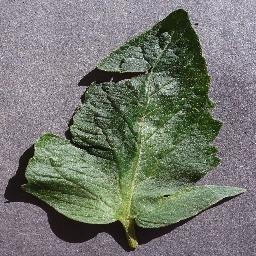
#> input picture estracao-informacao-imagens/img/37Saida/Imagem1.jpg, 256 x 256 px, given as the content of the folder img/37, which was not available
$ python arquivos-csv-histograma.py
#> lines starting #> are read from the running program, lines starting #| are printed output that depends on the picture; after the words box and inside, x2 and y2 are one past the last pixel; in counts of white or black regions, pixels touching at a corner belong together; pictures that were not available may be replaced by others from this repository, and a replacement may not be noted
### estracao-informacao-imagens/LeituraFormatacaoGravacaoDasImagens.py
import cv2
from glob import glob

class trabalhandoAsImagens:
    def __init__(self):
        pass
    def lendoImagensDaPasta(self, pasta):
        arquivos = sorted(glob(str(pasta)+'/*.jpg'))
        arquivos = arquivos + sorted(glob(str(pasta)+'/*.png'))
        arquivos = arquivos + sorted(glob(str(pasta)+'/*.jpeg'))
        return arquivos

    # [22 lines left out: functions redimencionaImagens, salvaImagens, mostraImagens, not called in this run]

### estracao-informacao-imagens/arquivos-csv-histograma.py
import csv
import cv2
import numpy as np
from matplotlib import pyplot as plt
import LeituraFormatacaoGravacaoDasImagens as Lfgi


f = open('dados_histograma.csv', 'w', newline='', encoding='utf-8')
w = csv.writer(f)
'''for i in range(5):
  w.writerow([i, i*2, i*3, "oi"])
w.close()'''

#----------------------------------
a = Lfgi.trabalhandoAsImagens()
listaImagens = a.lendoImagensDaPasta("img/37/")
nomeImagem = "Imagem"

for indice in range(len(listaImagens)):
  print(str(listaImagens[indice]))

  #--------------start here
  caminho = str(listaImagens[indice])

  img2 = cv2.imread(str(caminho))
#> img2 is the input picture: shape (256, 256, 3); mean B, G, R 111.8, 119.1, 116.2
  img = cv2.cvtColor(img2, cv2.COLOR_BGR2GRAY)
  hist = cv2.calcHist([img], [0], None, [256], [0, 256])
#> hist = 256 values, max 688 at index 133, min 0 at index 236, mean 256
  '''arrayHist = hist
  dados = []
  maior = 0
  menor = 0
  cont = 0
  w.writerow(["Oorrencia:","Valor"])
  for indexi in range(len(hist)):
    cont=0
    for indexj in range(len(arrayHist)):
      if hist[indexi] == arrayHist[indexj]:
       cont+=1
    w.writerow([cont, indexi])'''
  cv2.imwrite("img/37Saida/"+nomeImagem+str(indice)+"-preto-e-branco.jpg",img)
  plt.savefig("img/37Saida/"+nomeImagem+str(indice)+"-preto-e-branco-Histograma.jpg")
  plt.close()


  img2 = cv2.imread(str(caminho), cv2.IMREAD_COLOR)
  color = ('b', 'g', 'r')
  for i, col in enumerate(color):
    histr = cv2.calcHist([img2], [i], None, [256], [0, 256])
    plt.plot(histr, color=col)
    plt.xlim(0, 256)

  cv2.imwrite("img/37Saida/" + nomeImagem + str(indice)+".jpg", img2)
  plt.savefig("img/37Saida/" + nomeImagem + str(indice) + "-colorida-Histograma.jpg")
#> figure, not shown here; curve peaks at x = 133, y = 604; curve peaks at x = 129, y = 659; curve peaks at x = 124, y = 675
  plt.close()

  image = img2
  img_lab = cv2.cvtColor(image, cv2.COLOR_BGR2LAB)
#> img_lab: shape (256, 256, 3); mean of channels 0, 1, 2 125, 125.5, 131.9
  L = img_lab[:, :, 0]
  a = img_lab[:, :, 1]
  b = img_lab[:, :, 2]
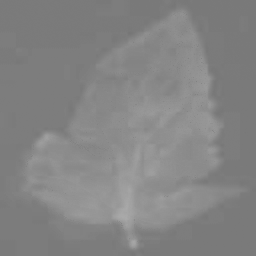
#> b: shape (256, 256); min 118, max 169, mean 131.9
  fig, ax = plt.subplots(1, 3, figsize=(15, 15))
  ax[0].imshow(L)
  ax[1].imshow(a)
  ax[2].imshow(b)

  pixel_vals = b.flatten()
  pixel_vals = np.float32(pixel_vals)
  criteria = (cv2.TERM_CRITERIA_EPS + cv2.TERM_CRITERIA_MAX_ITER, 10, 1.0)
  K = 2  # criação de clusters
  retval, labels, centers = cv2.kmeans(pixel_vals, K, None, criteria, 10, cv2.KMEANS_RANDOM_CENTERS)
#> retval = 1220165.5; centers = [124.2, 142.7]

  centers = np.uint8(centers)
#> centers = [124, 142]
  segmented_data = centers[labels.flatten()]
  segmented_image = segmented_data.reshape((b.shape))
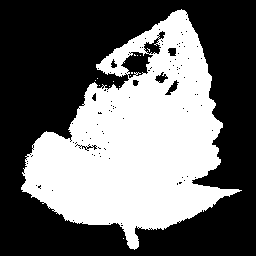
#> segmented_image: shape (256, 256); values 124 (black) and 142 (white), 41.3% white; 14 white regions (13 under 20 px), largest, box (x1, y1, x2, y2) and area: (21, 9, 242, 250) 27070
  pixel_labels = labels.reshape(img_lab.shape[0], img_lab.shape[1])
  plt.imshow(segmented_image)

  pixel_labels = np.uint8(pixel_labels)
  ret, components = cv2.connectedComponents(pixel_labels, connectivity=8)
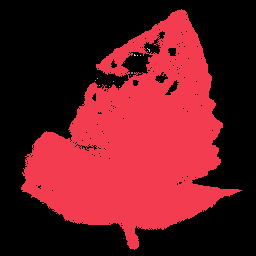
#> components: shape (256, 256) int32; 15 distinct labels, from 0 to 14; one colour per label, 0 black
#> ret = 15
  plt.imshow(components, cmap='gray')

  # ---------
  indices = []
  for i in range(1, ret):
    row, col = np.where(components == i)
    indices.append(max(len(row), len(col)))
#> this loop made 14 passes
#> (row, col) on passes 2 to 13: ([48, 49, 49, 50, 51], [147, 148, 149, 149, 149]), ([54, 55, 55], [134, 134, 135]), ([55], [137]), ([55], [140]), ([72, 72, 73, 73], [131, 132, 131, 132]), ([75], [130]), ([78], [97]), ([80], [95]), ([81], [113]), ([85], [99]), ([86], [109]), ([86], [119])
#> after the loop, indices = [27070, 5, 3, 1, 1, 4, 1, 1, 1, 1, 1, 1, 1, 1]
  component = np.argmax(np.array(indices))
#> component = 0
  main_component = component + 1
#> main_component = 1

  mask = np.where(components == main_component, 1, 0)
#> mask: shape (256, 256) int64; values 0 (black) and 1 (white), 41.3% white; 1 white region, box (x1, y1, x2, y2) and area: (21, 9, 242, 250) 27070
  B = image[:, :, 0]
  G = image[:, :, 1]
  R = image[:, :, 2]

  r = R * mask
  g = G * mask
  b = B * mask
  final_img = np.dstack((r, g, b))
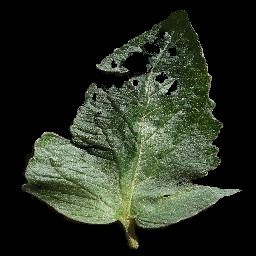
#> final_img: shape (256, 256, 3) int64; mean R, G, B 39, 45.7, 33.3
  plt.imshow(final_img)

  # ---------
  v_sum = np.sum(mask, axis=0)
#> v_sum = 256 values, max 210 at index 180, min 0 at index 0, mean 105.7
  h_sum = np.sum(mask, axis=1)
#> h_sum = 256 values, max 218 at index 189, min 0 at index 0, mean 105.7
  w = np.count_nonzero(v_sum)
#> w = 221
  h = np.count_nonzero(h_sum)
#> h = 241
  x_indices = np.where(v_sum != 0)
  y_indices = np.where(h_sum != 0)
  x = x_indices[0][0]
#> x = 21
  y = y_indices[0][0]
#> y = 9
  final_crop_img = final_img[y:y + h - 1, x:x + w - 1, :]
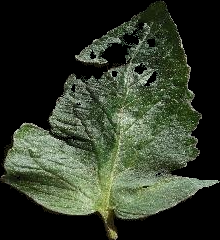
#> final_crop_img: shape (240, 220, 3) int64; mean R, G, B 48.4, 56.7, 41.3
  final_crop_img = np.uint8(final_crop_img)
  img = cv2.resize(final_crop_img, (640, 480), interpolation=cv2.INTER_AREA)
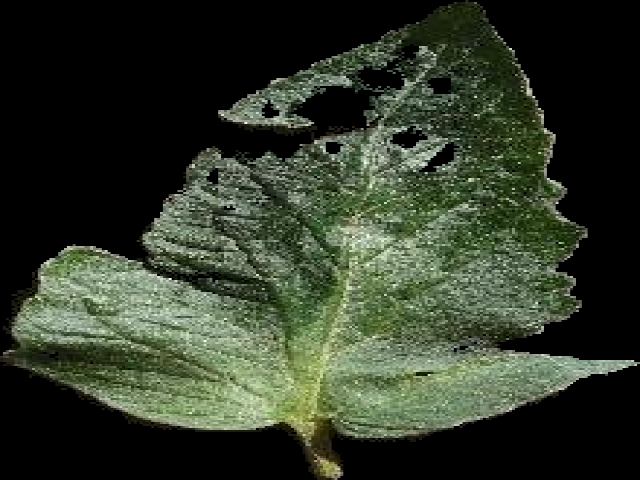
#> img: shape (480, 640, 3); mean R, G, B 48.4, 56.7, 41.3
  plt.imshow(img)
  plt.savefig("img/37Saida/" + nomeImagem + str(indice) + "-resultado.jpg")
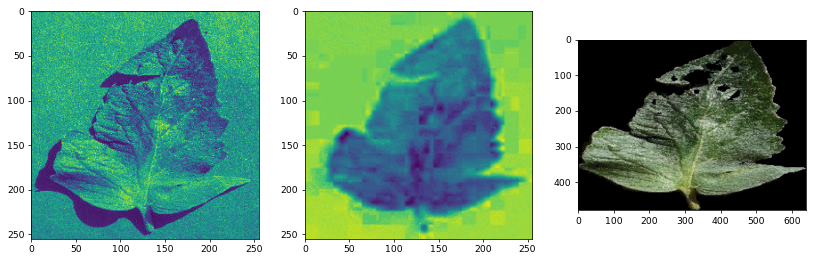
#> figure drawn by matplotlib, 3 panels
  plt.close()

print("Tudo ocorreu bem")

$ run again, on estracao-informacao-imagens/img/37Saida/Imagem104.jpg
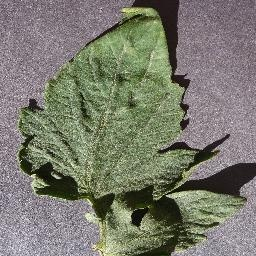
#> input picture estracao-informacao-imagens/img/37Saida/Imagem104.jpg, 256 x 256 px, given as the content of the folder img/37, which was not available
#> img2 is the input picture: shape (256, 256, 3); mean B, G, R 110.3, 123.1, 122.2
#> hist = 256 values, max 777 at index 128, min 0 at index 255, mean 256
#> img_lab: shape (256, 256, 3); mean of channels 0, 1, 2 129.2, 125.4, 134.9
#> `retval, labels, centers = cv2.kmeans(pixel_vals, K, None, criteria, 10..`: retval = 745816.4; centers = [125.8, 145]
#> `centers = np.uint8(centers)`: centers = [125, 145]
#> segmented_image: shape (256, 256); values 125 (black) and 145 (white), 47.3% white; 4 white regions (3 under 20 px), largest, box (x1, y1, x2, y2) and area: (17, 5, 246, 256) 30996
#> `ret, components = cv2.connectedComponents(pixel_labels, connectivity=8)`:
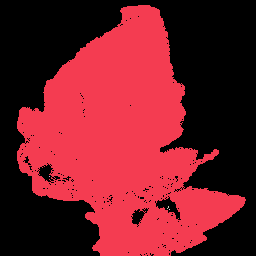
#> components: shape (256, 256) int32; 5 distinct labels, from 0 to 4; one colour per label, 0 black
#> ret = 5
#> the loop `for i in range(1, ret):` made 4 passes
#> (row, col) on passes 2 to 4: ([176], [49]), ([206, 207, 208], [168, 168, 167]), ([209], [169])
#> after the loop `for i in range(1, ret):`: indices = [30996, 1, 3, 1]
#> component = 0
#> main_component = 1
#> mask: shape (256, 256) int64; values 0 (black) and 1 (white), 47.3% white; 1 white region, box (x1, y1, x2, y2) and area: (17, 5, 246, 256) 30996
#> v_sum = 256 values, max 250 at index 129, min 0 at index 0, mean 121.1
#> h_sum = 256 values, max 193 at index 155, min 0 at index 0, mean 121.1
#> w = 229
#> h = 251
#> x = 17
#> y = 5
#> `plt.savefig("img/37Saida/" + nomeImagem + str(indice) + "-resultado.jp..`:
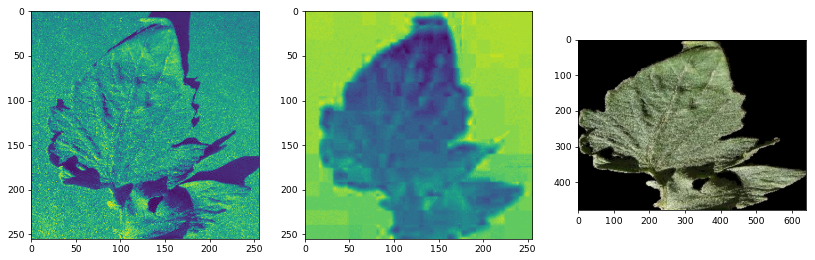
#> figure drawn by matplotlib, 3 panels

$ run again, on estracao-informacao-imagens/img/37Saida/Imagem11.jpg
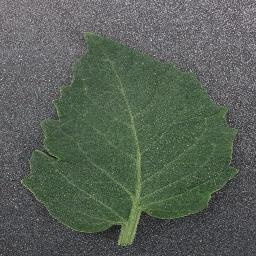
#> input picture estracao-informacao-imagens/img/37Saida/Imagem11.jpg, 256 x 256 px, given as the content of the folder img/37, which was not available
#> img2 is the input picture: shape (256, 256, 3); mean B, G, R 87.4, 97.3, 88.1
#> hist = 256 values, max 1422 at index 84, min 0 at index 0, mean 256
#> img_lab: shape (256, 256, 3); mean of channels 0, 1, 2 102.3, 122.4, 132.6
#> `retval, labels, centers = cv2.kmeans(pixel_vals, K, None, criteria, 10..`: retval = 297818.9; centers = [140.2, 126.5]
#> `centers = np.uint8(centers)`: centers = [140, 126]
#> `segmented_image = segmented_data.reshape((b.shape))`:
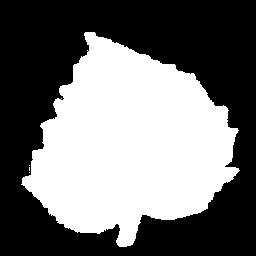
#> segmented_image: shape (256, 256); values 126 (black) and 140 (white), 44.5% white; 4 white regions (3 under 20 px), largest, box (x1, y1, x2, y2) and area: (21, 32, 240, 247) 29140
#> ret = 2
#> after the loop `for i in range(1, ret):`: indices = [36390]
#> component = 0
#> main_component = 1
#> v_sum = 256 values, max 256 at index 0, min 53 at index 120, mean 142.1
#> h_sum = 256 values, max 256 at index 0, min 44 at index 178, mean 142.1
#> w = 256
#> x = 0
#> `plt.savefig("img/37Saida/" + nomeImagem + str(indice) + "-resultado.jp..`:
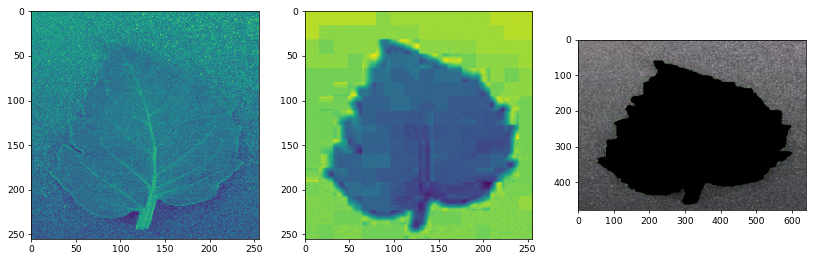
#> figure drawn by matplotlib, 3 panels

$ run again, on estracao-informacao-imagens/img/37Saida/Imagem110.jpg
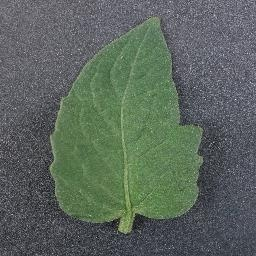
#> input picture estracao-informacao-imagens/img/37Saida/Imagem110.jpg, 256 x 256 px, given as the content of the folder img/37, which was not available
#> img2 is the input picture: shape (256, 256, 3); mean B, G, R 93.3, 102, 91
#> hist = 256 values, max 1346 at index 108, min 0 at index 0, mean 256
#> img_lab: shape (256, 256, 3); mean of channels 0, 1, 2 106.9, 122.4, 131.3
#> `retval, labels, centers = cv2.kmeans(pixel_vals, K, None, criteria, 10..`: retval = 524406; centers = [123.8, 145.9]
#> `centers = np.uint8(centers)`: centers = [123, 145]
#> segmented_image: shape (256, 256); values 123 (black) and 145 (white), 34.2% white; 1 white region, box (x1, y1, x2, y2) and area: (48, 16, 203, 234) 22402
#> ret = 2
#> after the loop `for i in range(1, ret):`: indices = [22402]
#> component = 0
#> main_component = 1
#> v_sum = 256 values, max 203 at index 129, min 0 at index 0, mean 87.51
#> h_sum = 256 values, max 152 at index 165, min 0 at index 0, mean 87.51
#> w = 155
#> h = 218
#> x = 48
#> y = 16
#> `plt.savefig("img/37Saida/" + nomeImagem + str(indice) + "-resultado.jp..`:
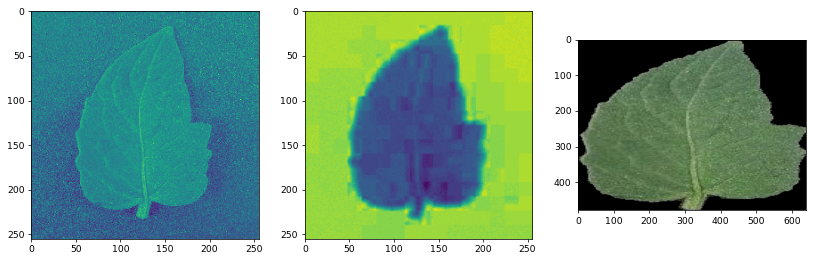
#> figure drawn by matplotlib, 3 panels
